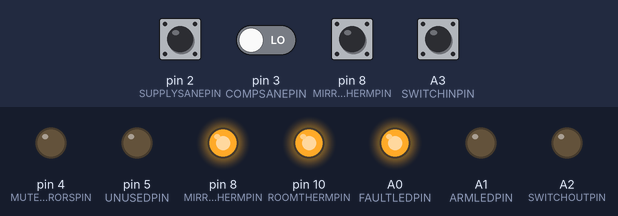
Recording of a sketch running on a simulated Arduino Uno, built with avr-gcc and run on an emulated ATmega328P. On the bench: output pins drawn as LEDs (lit = HIGH). Dashed ring = blinking. The test bench sets the inputs (shaded band); at power-on: A3 (SWITCHINPIN), pin 8 (MIRRORTHERMPIN) HIGH, pin 2 (SUPPLYSANEPIN), pin 3 (COMPSANEPIN) LOW. What the sketch prints to the serial monitor is not drawn.

Above: at 1.8 s.
1.9 s: A3 (SWITCHINPIN) pulled LOW for 1 s
At 2.52 s:
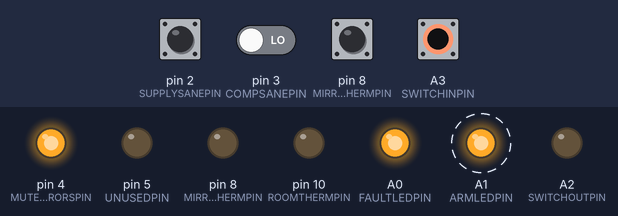
At 4.79 s:
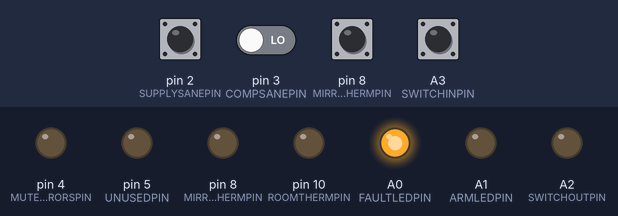
4.9 s: A3 (SWITCHINPIN) pulled LOW for 1 s
At 5.83 s:
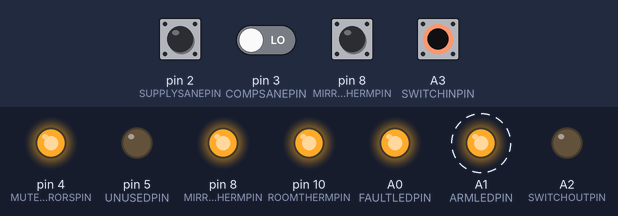
Timing chart, 0 to 16.9 s (numbered marks = the images above; inputs shaded):
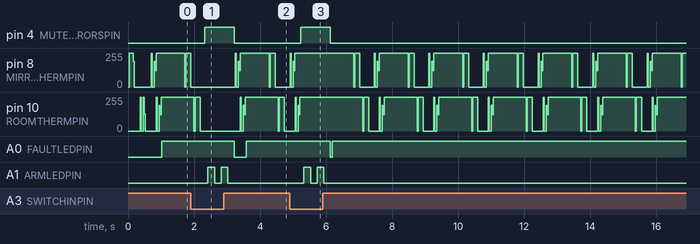

Measured:
- after the input at 1.9 s, pin 4 (MUTEMIRRORSPIN): LOW → HIGH after 0.42 s, → LOW 0.90 s later; A0 (FAULTLEDPIN): HIGH → LOW after 1.3 s, → HIGH 0.35 s later; A1 (ARMLEDPIN): alternates HIGH for 0.20 s and LOW for 0.20 s, 4 changes in all, then stays LOW, starting after 0.52 s
- after the input at 4.9 s, pin 4 (MUTEMIRRORSPIN): LOW → HIGH after 0.33 s, → LOW 0.90 s later; A0 (FAULTLEDPIN): HIGH → LOW after 1.2 s, → HIGH 0.05 s later; A1 (ARMLEDPIN): alternates HIGH for 0.20 s and LOW for 0.20 s, 4 changes in all, then stays LOW, starting after 0.43 s

The sketch:

hardwareWatchdog.ino
```cpp
#include  "pinDefs.h"
#define   ARMSWITCHON  !digitalRead(SWITCHINPIN)

byte     thermPhase = 0;
byte     nThermPhases = 15;
int      lastMirrorTemp = (25 << 4); // Start these in range to prevent faults on boot.
int        lastRoomTemp = (25 << 4);
volatile boolean   computerSane = true;
volatile boolean      supplySane = true;
boolean   lasersArmed = false;
boolean          tempOK;
int       highTempLimit = (35 << 4);
int        lowTempLimit = (15 << 4);
boolean   deviceLocked;
boolean   debugMode = false;
byte      debugCode;
unsigned long lastTransmitTime;         // ms
unsigned long transmitInterval = 5000;  // ms
unsigned long lastDACUpdateTime;
unsigned long maxDACInterval = 10000;    // ms
byte statusByte;

void setup() {

  setupPins();

  Serial.begin(115200);
  setupThermometer(MIRRORTHERMPIN);
  setupThermometer(  ROOMTHERMPIN);

  if (debugMode) {
    Serial.println("Debug mode ON.");
  }

  attachInterrupt(0,         supplyInsane, CHANGE);
  attachInterrupt(1, computerInsaneToggle, CHANGE);

  deviceLocked = false;
  computerSane = digitalRead(  COMPSANEPIN);
    supplySane = digitalRead(SUPPLYSANEPIN);
  tempOK = true;
  if (ARMSWITCHON) {
    if (debugMode) {
      Serial.println("Armed at reboot.");
    }
    lockdownDevice();
  }

  lastTransmitTime = millis();
  lastDACUpdateTime = millis();

}

void loop() {

    // Read the thermometer periodically
    if (thermPhase == 0) {
      startThermometerRead(MIRRORTHERMPIN);
      startThermometerRead(  ROOMTHERMPIN);
    } else if (thermPhase == nThermPhases) {
      lastMirrorTemp = finishThermometerRead(MIRRORTHERMPIN);
      lastRoomTemp   = finishThermometerRead(  ROOMTHERMPIN);
    }
    delay(50);
    thermPhase++;
    if (thermPhase > nThermPhases) {thermPhase = 0;}

    if ((lastMirrorTemp < lowTempLimit) || (lastMirrorTemp > highTempLimit) || (lastRoomTemp < lowTempLimit) || (lastRoomTemp > highTempLimit)) {
      if (debugMode) {
          Serial.println("Temp fault.");
       }
      tempOK = false;
    } else {
      tempOK = true;
    }

    // Check to make sure we don't need to reset the interrupts
    checkComputerSane();
    supplyInsane();

    if (ARMSWITCHON) {
        if (tempOK && computerSane && supplySane) {
          digitalWrite(LASERPOWERPIN, HIGH);
          digitalWrite(ARMLEDPIN,     HIGH);
          lasersArmed = true;
        } else {
          lockdownDevice();
        }
    } else {
        digitalWrite(LASERPOWERPIN, LOW);
        digitalWrite(ARMLEDPIN,     LOW);
        lasersArmed = false;
        if (tempOK && supplySane && computerSane) {
          digitalWrite(FAULTLEDPIN, LOW);
        } else {
          digitalWrite(FAULTLEDPIN, HIGH);
        }
    }

    checkToTransmit();


}

// Transmits if it's time
void checkToTransmit() {

    if ((long) (millis() - (lastTransmitTime + transmitInterval)) > 0) {
      lastTransmitTime = millis();
      statusByte = (deviceLocked << 0) + (!computerSane << 1) + (!supplySane << 2) + (!tempOK << 3) + (lasersArmed << 4);
      Serial.write(statusByte);
      Serial.write(lastMirrorTemp >> 8);
      Serial.write((lastMirrorTemp & 0x00FF));
      Serial.write(lastRoomTemp >> 8);
      Serial.write(lastRoomTemp & 0x00FF);
    }

}


void lockdownDevice() {

    deviceLocked = true;
    digitalWrite(MUTEMIRRORSPIN, HIGH);
    digitalWrite(LASERPOWERPIN,   LOW);
    digitalWrite(FAULTLEDPIN, HIGH);
    lasersArmed = false;

    if (debugMode) {
      Serial.print("Locked down.");
    }
    delay(100);

    while (ARMSWITCHON) {
        digitalWrite(ARMLEDPIN, HIGH);
        delay(200);
        digitalWrite(ARMLEDPIN,  LOW);
        delay(200);
        if (debugMode) {
          Serial.print(".");
        }
        checkToTransmit();
    }
    checkComputerSane();
    supplyInsane();

    digitalWrite(MUTEMIRRORSPIN, LOW);
    digitalWrite(FAULTLEDPIN, LOW);
    deviceLocked = false;
    if (debugMode) {
      Serial.println(".");
      Serial.println("Escaped lockdown.");
    }
}


void computerInsaneToggle() {
      lastDACUpdateTime = millis();
      checkComputerSane();
}

void checkComputerSane() {
      if ((long) (millis() - (lastDACUpdateTime + maxDACInterval)) > 0) {
          computerSane = false;
      } else if (!ARMSWITCHON) {
          computerSane = true;
      }
}

void supplyInsane() {
      if (digitalRead(SUPPLYSANEPIN)) {
        if (!ARMSWITCHON) {
          supplySane = true;
        }
      } else {
        supplySane = false;
      }
}
```

oneWireThermometer.ino
```cpp
#define PULLUPHI        digitalWrite(thermPin, HIGH)
#define PULLUPLO        digitalWrite(thermPin, LOW)
#define PULLUPOUT       pinMode(thermPin, OUTPUT)

#define  THERMOUT      pinMode(thermPin, OUTPUT)
#define  THERMIN       pinMode(thermPin, INPUT_PULLUP)
#define  THERMHI       digitalWrite(thermPin, HIGH)
#define  THERMLO       digitalWrite(thermPin, LOW)
#define  THERMREAD     digitalRead(thermPin)

void startThermometerRead(int thermPin) {

      thermReset(thermPin);
      outNibble(thermPin, 0xcc, 0, false);    // Skip ROM
      outNibble(thermPin, 0xcc, 4, false);
      outNibble(thermPin, 0x44, 0, false);    // Start conversion
      outNibble(thermPin, 0x44, 4, true);

}

// Nb. 12-bit conversion requires a minimum of 750 ms between
// the startThermometerRead() and finishThermomterRead()

int finishThermometerRead(int thermPin) {

      int doubleTemp;
      byte b1,b2,b3,b4;

      PULLUPLO;
      thermReset(thermPin);
      outNibble(thermPin, 0xcc, 0, false);    // Skip ROM
      outNibble(thermPin, 0xcc, 4, false);
      outNibble(thermPin, 0xbe, 0, false);    // Read scratchpad
      outNibble(thermPin, 0xbe, 4, false);


      b1 = inNibble(thermPin, 0);
      b2 = inNibble(thermPin, 4);
      b3 = inNibble(thermPin, 0);
      b4 = inNibble(thermPin, 4);

      doubleTemp = (b1 >> 0) + (b2 >> 0) + (b3 << 8) + (b4 << 8);

      return(doubleTemp);
}

void printTemperature(int thermPin, int doubleTemp) {

      int tempDecimal;

      if (thermPin == MIRRORTHERMPIN) {
        Serial.print("Mirror Temp: ");
      } else if (thermPin == ROOMTHERMPIN) {
        Serial.print("  Room Temp: ");
      }
      Serial.print(doubleTemp/16);
      Serial.print(".");
      tempDecimal = (doubleTemp & 0x0F) * 625;
      if (tempDecimal < 1000) {
        Serial.print(0);
      }
      if (tempDecimal < 100) {
        Serial.print(0);
        Serial.print(0);
      }
      Serial.println(tempDecimal);

}

void setupThermometer(int thermPin) {

  byte b1, b2, b3, b4;


  PULLUPOUT;
  PULLUPLO;

  THERMLO;
  THERMIN;
  thermReset(thermPin);

  outNibble(thermPin, 0xcc, 0, false);    // Skip ROM
  outNibble(thermPin, 0xcc, 4, false);
  outNibble(thermPin, 0x4E, 0, false);    // Write to scratchpad
  outNibble(thermPin, 0x4E, 4, false);
  outNibble(thermPin,    0, 0, false);    // Set Th
  outNibble(thermPin,    0, 4, false);
  outNibble(thermPin,    0, 0, false);    // Set TL
  outNibble(thermPin,    0, 4, false);
  outNibble(thermPin, 0x7F, 0, false);    // Set resolution: was 9-bit @ 1F
  outNibble(thermPin, 0x7F, 4, false);    // 7F sets to 12-bit
}

void thermReset(int thermPin) // Reset.  Should improve to act as a presence pulse
{
     THERMLO;
     THERMOUT;
     delayMicroseconds(500);
     THERMIN;
     delayMicroseconds(500);
     delay(30);
}


void outNibble(int thermPin, byte aByte, byte half, boolean pullupOn) {

  byte n;

  noInterrupts();
  for(n = half; n < (half + 4); n++) {
    THERMLO;
    THERMOUT;
    delayMicroseconds(2);
    if (((aByte & (0x01 << n)) >> n) == 0x01) {
      THERMHI;
    } else {
      THERMLO;
    }
    delayMicroseconds(60);
    if ((pullupOn) && (n == 7)) {
      THERMHI;
      PULLUPHI;
    } else {
      THERMIN;
      delayMicroseconds(2);
    }
  }
  interrupts();
  delay(30);
}


byte inNibble(int thermPin, byte half) {

  byte b,n;
  byte retByte = 0;

  noInterrupts();
  for (n=half; n < half + 4; n++) {
    THERMLO;
    THERMOUT;
    delayMicroseconds(2);
    THERMIN;
    delayMicroseconds(10); // Was 15
    b = THERMREAD;
    delayMicroseconds(60);
    retByte += (b << n);
  }
  interrupts();

  delay(30);
  return(retByte);
}
```

pinDefs.h
```cpp
#define   SUPPLYSANEPIN    2
#define   COMPSANEPIN      3
#define   MUTEMIRRORSPIN   4
#define   UNUSEDPIN        5

#define   MIRRORTHERMPIN   8
#define   DACUPDATEPIN     9
#define   ROOMTHERMPIN     10
#define   VIDEOTRIGPIN     11

#define   LASERPOWERPIN    13

#define   FAULTLEDPIN      A0
#define   ARMLEDPIN        A1
#define   SWITCHOUTPIN     A2
#define   SWITCHINPIN      A3
```

setupPins.ino
```cpp
 void setupPins() {

  pinMode(   COMPSANEPIN, INPUT);
  pinMode( SUPPLYSANEPIN, INPUT);
  pinMode(MUTEMIRRORSPIN, OUTPUT);  digitalWrite(MUTEMIRRORSPIN, LOW);
  pinMode(     UNUSEDPIN, OUTPUT);  digitalWrite(     UNUSEDPIN, LOW);

  pinMode(MIRRORTHERMPIN, OUTPUT);  digitalWrite(MIRRORTHERMPIN, LOW);
  pinMode(  DACUPDATEPIN, INPUT);
  pinMode(  ROOMTHERMPIN, OUTPUT);  digitalWrite(  ROOMTHERMPIN, LOW);
  pinMode(  VIDEOTRIGPIN, INPUT);

  pinMode( LASERPOWERPIN, OUTPUT);  digitalWrite( LASERPOWERPIN, LOW);

  pinMode(   FAULTLEDPIN, OUTPUT);  digitalWrite(   FAULTLEDPIN, LOW);
  pinMode(     ARMLEDPIN, OUTPUT);  digitalWrite(     ARMLEDPIN, LOW);
  pinMode(  SWITCHOUTPIN, OUTPUT);  digitalWrite(  SWITCHOUTPIN, LOW);
  pinMode(   SWITCHINPIN, INPUT_PULLUP);

 }
```
